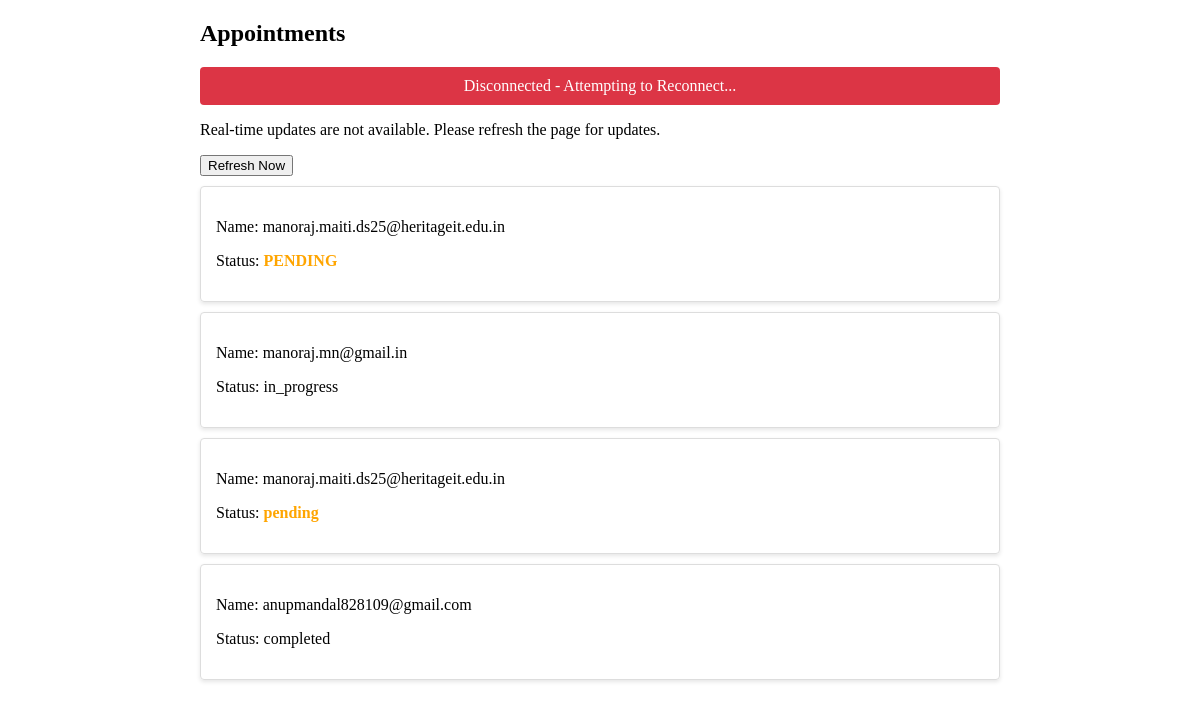
The app's page /, older data.
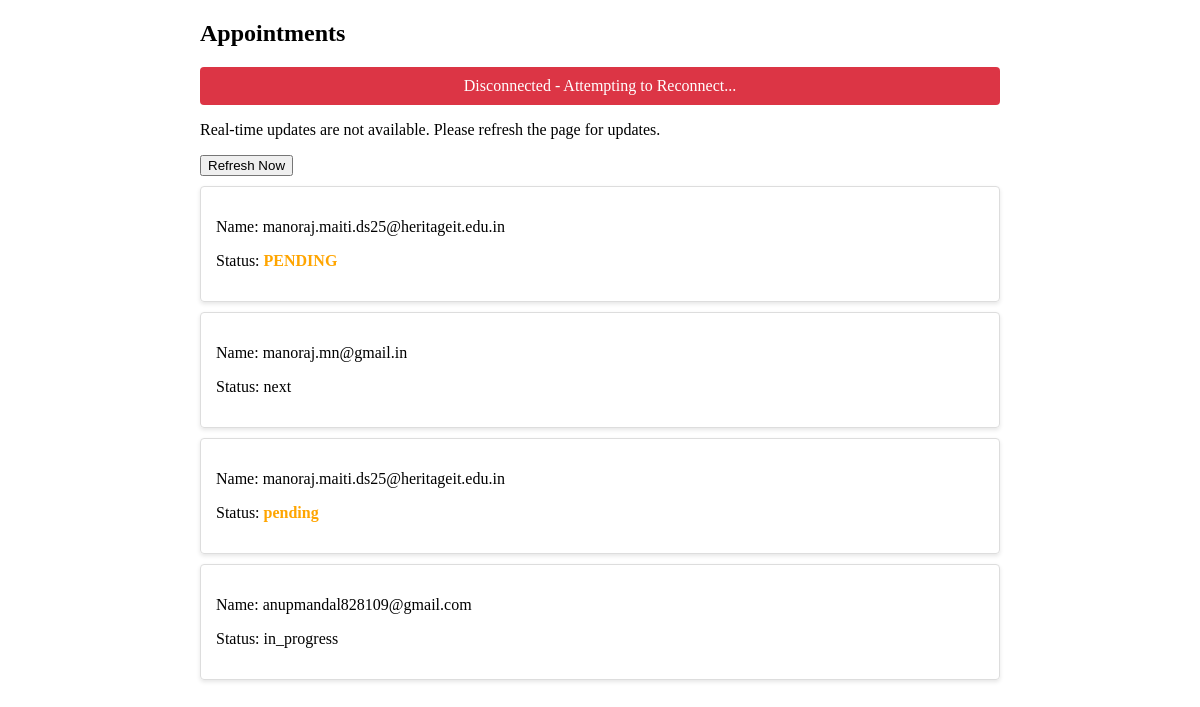
The same page, newer data.
### appointment/models.py (models this page shows, shortened)
class Appointment(models.Model):
    id = models.UUIDField(primary_key=True, default=uuid.uuid4, editable=False)
    visitor_name = models.CharField(max_length=100)
    email = models.EmailField()
    phone = models.CharField(max_length=15)
    date = models.DateField()
    description = models.TextField(blank=True)
    status = models.CharField(
            max_length=20,
            choices=STATUS_CHOICES,
            default="pending",
        )  # Status field (Pending, In Progress, Completed)
    assigned_to = models.ForeignKey(
        User,
        on_delete=models.SET_NULL,
        null=True,
        blank=True,
        related_name="assigned_appointments",limit_choices_to={'role': 'gm'}
    )
    company_name = models.CharField(max_length=100,default="?None")
    company_address = models.CharField(max_length=100,default="?None")
    purpose_of_visit = models.CharField(max_length=100,default="?None")
    visitor_img = models.ImageField(upload_to='visitor_img/' ,blank=True)  # 'product_images/' is the folder where the image will be saved
    created_at = models.DateTimeField(auto_now_add=True)  # Automatically set on creation
    updated_at = models.DateTimeField(auto_now=True)  # Automatically updated on save
    created_by = models.ForeignKey(User, on_delete=models.SET_NULL, null=True, blank=True, related_name="created_appointments",limit_choices_to={'role': 'pa'})  # User who created the appointment
    updated_by = models.ForeignKey(User, on_delete=models.SET_NULL, null=True, blank=True, related_name="updated_appointments")  # User who last updated the appointment

### webshocket/views.py (the view)
# urls.py: path("", index),
def index(request):
    appointments = Appointment.objects.all()
    return render(request, 'i.html', {'appointments': appointments})

### webshocket/templates/i.html (shortened to what this page needs)
<!DOCTYPE html>
<html lang="en">
<head>
</head>
<body>
    <div id="appointments-container">
        <h2>Appointments</h2>
        <div id="connection-status"></div>
        <div id="fallback-message" style="display: none;">
            <p>Real-time updates are not available. Please refresh the page for updates.</p>
            <button onclick="window.location.reload()">Refresh Now</button>
        </div>
        <div id="appointments-list">
            {% for appointment in appointments %}
            <div class="appointment" id="appointment-{{ appointment.id }}">
                <p>Name: {{ appointment.email }}</p>
                <p>Status: <span class="status-{{ appointment.status|lower }}">{{ appointment.status }}</span></p>
            </div>
            {% endfor %}
        </div>
    </div>
</body>
</html>

Row changes from the older to the newer data that the page shows:
changed Appointment "manoraj.mn@gmail.in": status "in_progress" → "next"
changed Appointment "anupmandal828109@gmail.com": status "completed" → "in_progress"
